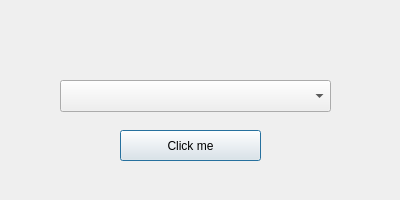
<?xml version="1.0" encoding="UTF-8"?>
<ui version="4.0">
 <class>Dialog</class>
 <widget class="QDialog" name="Dialog">
  <property name="geometry">
   <rect>
    <x>0</x>
    <y>0</y>
    <width>400</width>
    <height>200</height>
   </rect>
  </property>
  <property name="windowTitle">
   <string>Dialog</string>
  </property>
  <widget class="QComboBox" name="comboBox">
   <property name="geometry">
    <rect>
     <x>60</x>
     <y>80</y>
     <width>271</width>
     <height>32</height>
    </rect>
   </property>
  </widget>
  <widget class="QPushButton" name="pushButton">
   <property name="geometry">
    <rect>
     <x>120</x>
     <y>130</y>
     <width>141</width>
     <height>31</height>
    </rect>
   </property>
   <property name="text">
    <string>Click me</string>
   </property>
  </widget>
 </widget>
 <layoutdefault spacing="6" margin="11"/>
 <resources/>
 <connections/>
</ui>
